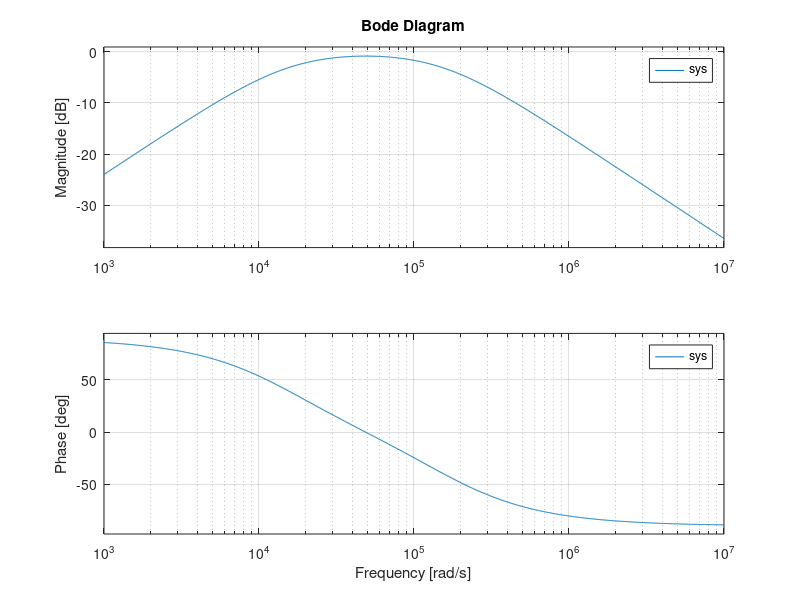
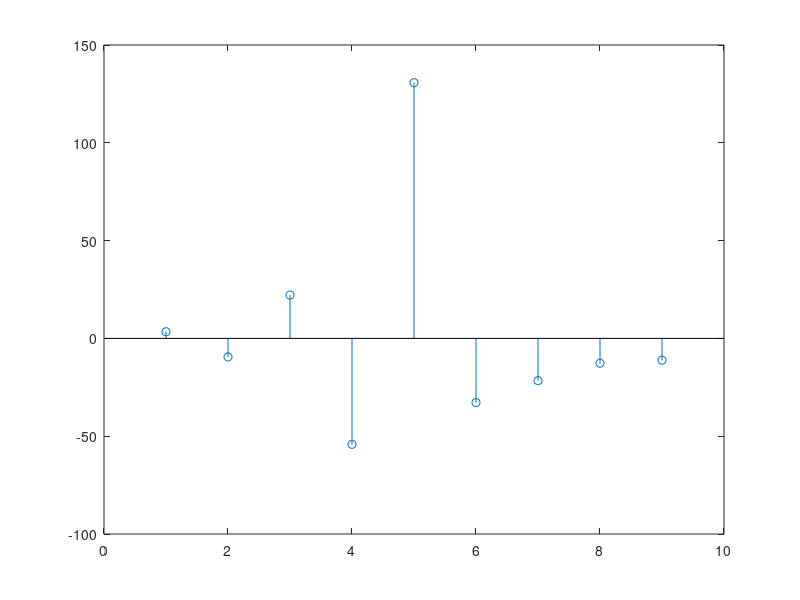

Write the MATLAB code that produced these figures, in order.
%% Case Study 1
% Authors: Xander Schmit, Nicole Ejedimu, Mary Butler
% Collaborators:
% Date: 
% Work Log
% Who               When
% Xander & Nicole   02/28 10:45 am - 12:15 pm
% Xander, Mary, Nicole 02/03 2:30 - 5:00 pm
%% Constants

% Sampling Frequency
fs = 44100; % kHz

%% Treble range

% We are going to put LPF and HPF LTI systems in series to create a
% bandpass filter. We are going to select cutoff frequency such that the
% low end cut off and high end cut off keep treble frequencies at unity and
% attenuate other signals.

% The treble frequency fange is assume to be 5 kHz to 12 kHz.

% LPF Calculations

f_lpf = 24000;

R_lpf = 1000;

C_lpf = 1/(2.*pi.*f_lpf.*R_lpf);

tau_lpf = R_lpf.*C_lpf;

b_lpf = 1/tau_lpf;

a_lpf = [1 1/tau_lpf];

% HPF Calculations

f_hpf = 2500;

R_hpf = 1000;

C_hpf = 1/(2.*pi.*f_hpf.*R_hpf);

tau_hpf = R_hpf.*C_hpf;

b_hpf = [1 0];

a_hpf = [1 1/tau_hpf];

% System

a = [1 1./tau_hpf + 1./tau_lpf (1/tau_hpf).*(1/tau_lpf)];

b = [0 1/tau_lpf 0];

sys = tf(b,a);

bode(sys);

%% 

%Sampling rate.
delta_t = 1/44100; %Hz

%Time vector
t = 0:delta_t:15*tau_lpf;

% DT: Impulse

x_imp = zeros(size(t));

x_imp(1) = 1;

% DT: Capacitive load

h_c = filter(delta_t/tau_lpf,[1 (delta_t/tau_lpf)-1],x_imp);

% DT: Resistive Load

h_r = filter([1 -1],[1 (delta_t/tau_hpf)-1],x_imp);

h = conv(h_c,h_r);
figure()
stem(h);
